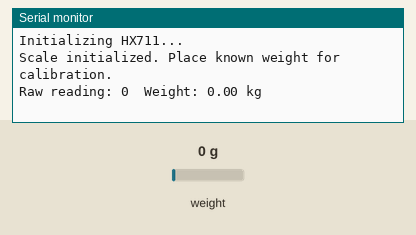
Recording of a sketch running on a simulated Arduino Uno, built with avr-gcc and run on an emulated ATmega328P. Shown: the last lines printed to the serial monitor. The inputs (shaded band) are chosen by the test bench; at power-on: weight on the scale 0 g.

Above: at 2.2 s.
2.3 s: weight on the scale set to 100 g
At 3.7 s:
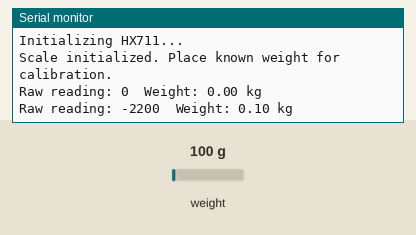
3.8 s: weight on the scale set to 1250 g
At 5.5 s:
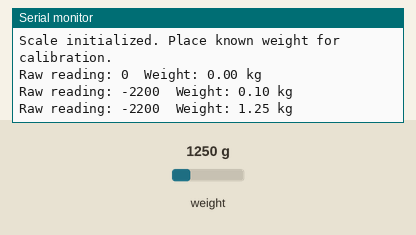
Timing chart, 0 to 7.0 s (numbered marks = the images above; inputs shaded):
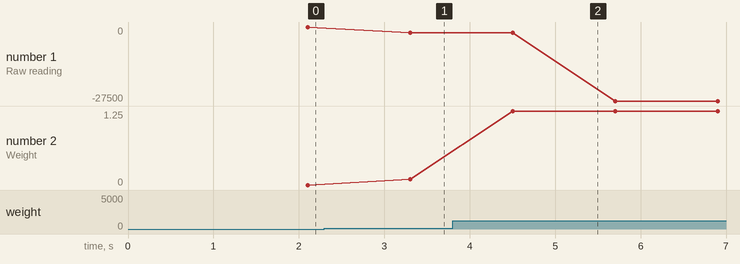

The sketch:

load_cell.ino
```cpp
#include "HX711.h"

// HX711 circuit wiring
const int LOADCELL_DOUT_PIN = 0; // ESP-01S GPIO0
const int LOADCELL_SCK_PIN = 2;  // ESP-01S GPIO2

HX711 scale;

void setup() {
  Serial.begin(115200);
  Serial.println("Initializing HX711...");

  scale.begin(LOADCELL_DOUT_PIN, LOADCELL_SCK_PIN);

  // Set the scale factor (calibration value)
  // This value needs to be determined through calibration
  // Example: If 1kg reads 20000 counts, then scale_factor = 20000 / 1000 (grams) = 20
  scale.set_scale(-22.00); // Adjust this value based on your calibration
  scale.tare(); // Reset the scale to zero

  Serial.println("Scale initialized. Place known weight for calibration.");
}

void loop() {
  if (scale.is_ready()) {
    long reading = scale.read();
    float grams = scale.get_units(10); // Get average of 10 readings in grams
    float kilograms = grams / 1000.0;

    Serial.print("Raw reading: ");
    Serial.print(reading);
    Serial.print("\tWeight: ");
    Serial.print(kilograms, 2); // Print with 2 decimal places
    Serial.println(" kg");
  } else {
    Serial.println("HX711 not found.");
  }

  delay(100);
}
```

Measured:
- after the input at 2.3 s, the serial monitor: prints a new line after 1.0 s (image 1)
- after the input at 3.8 s, the serial monitor: prints a new line after 0.70 s (image 2)
- plotted number 1: 0 → -2200 after the input at 2.3 s, -2200 → -27500 after the input at 3.8 s
- plotted number 2: 0 → 0.1 after the input at 2.3 s, 0.1 → 1.25 after the input at 3.8 s
